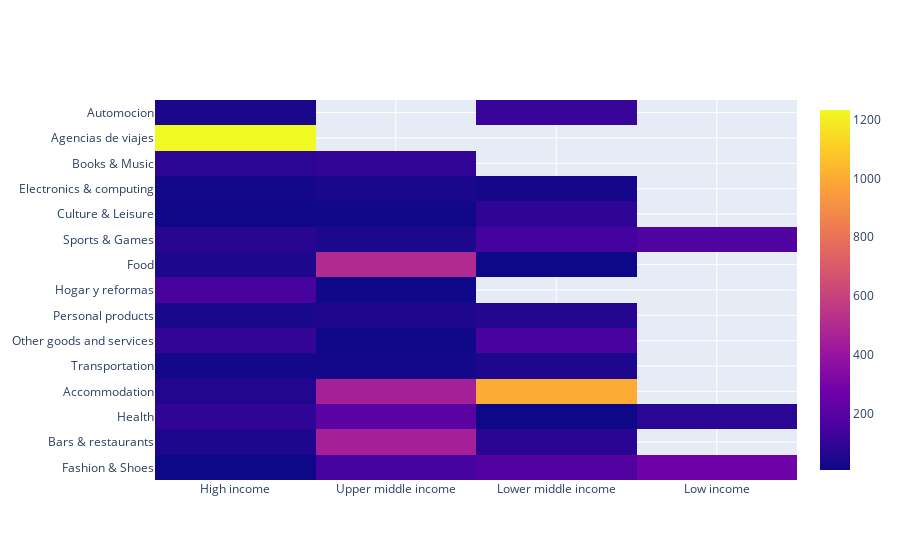

Here is the notebook cell this chart was saved with:
### Code cell
import plotly.graph_objects as go

fig = go.Figure(data=go.Heatmap(
                   z= df["amount"],
                   x=df['Income_classification1 '],
                   y=df["category"],
                   hoverongaps = False))
fig.show()

### Figure 1 — Plotly figure (JSON) as saved in the notebook; plotly's stock layout.template omitted (floating-point values rounded to 4 significant figures; data arrays with more than 128 entries replaced by an {"elided": "..."} marker saying what was removed)
{"data": [{"hoverongaps": false, "type": "heatmap", "x": {"elided": "10793 str values"}, "y": {"elided": "10793 str values"}, "z": {"elided": "10793 float values"}}], "layout": {}}
